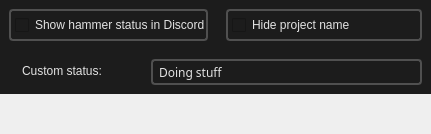
     <widget class="QWidget" name="Discord_status">
      <attribute name="title">
       <string>Discord Status</string>
      </attribute>
      <layout class="QVBoxLayout" name="verticalLayout_3">
       <property name="spacing">
        <number>0</number>
       </property>
       <property name="leftMargin">
        <number>0</number>
       </property>
       <property name="topMargin">
        <number>0</number>
       </property>
       <property name="rightMargin">
        <number>0</number>
       </property>
       <property name="bottomMargin">
        <number>0</number>
       </property>
       <item>
        <widget class="QFrame" name="frame_7">
         <property name="enabled">
          <bool>true</bool>
         </property>
         <property name="styleSheet">
          <string notr="true">background-color: #1C1C1C;</string>
         </property>
         <property name="frameShape">
          <enum>QFrame::Shape::NoFrame</enum>
         </property>
         <property name="frameShadow">
          <enum>QFrame::Shadow::Raised</enum>
         </property>
         <layout class="QHBoxLayout" name="horizontalLayout_5">
          <property name="spacing">
           <number>18</number>
          </property>
          <property name="leftMargin">
           <number>9</number>
          </property>
          <property name="topMargin">
           <number>9</number>
          </property>
          <property name="rightMargin">
           <number>9</number>
          </property>
          <property name="bottomMargin">
           <number>9</number>
          </property>
          <item>
           <widget class="QCheckBox" name="checkBox_show_in_hammer_discord_status">
            <property name="minimumSize">
             <size>
              <width>96</width>
              <height>32</height>
             </size>
            </property>
            <property name="layoutDirection">
             <enum>Qt::LayoutDirection::LeftToRight</enum>
            </property>
            <property name="styleSheet">
             <string notr="true">QCheckBox {
    font: 580 10pt &quot;Segoe UI&quot;;
    border: 2px solid black;
    border-radius: 4px;
    border-color: rgba(80, 80, 80, 255);
    height:18px;
    padding-top: 2px;
    padding-bottom:2px;
    color: #E3E3E3;
    background-color: #1C1C1C;
    padding-left: 4px;
}

QCheckBox::indicator:unchecked {
    image: url(://icons/check_box_outline_blank_16dp_9D9D9D_FILL0_wght400_GRAD0_opsz20.svg);
}

QCheckBox::indicator:checked {
    image: url(://icons/select_check_box_16dp_9D9D9D_FILL0_wght400_GRAD0_opsz20.svg);
}

/* -------------------------- */


QCheckBox:hover {
    background-color: #414956;
    color: white;
}</string>
            </property>
            <property name="text">
             <string>Show hammer status in Discord</string>
            </property>
            <property name="tristate">
             <bool>false</bool>
            </property>
           </widget>
          </item>
          <item>
           <widget class="QCheckBox" name="checkBox_hide_project_name_discord_status">
            <property name="minimumSize">
             <size>
              <width>196</width>
              <height>32</height>
             </size>
            </property>
            <property name="styleSheet">
             <string notr="true">QCheckBox {
    font: 580 10pt &quot;Segoe UI&quot;;
    border: 2px solid black;
    border-radius: 4px;
    border-color: rgba(80, 80, 80, 255);
    height:18px;
    padding-top: 2px;
    padding-bottom:2px;
    color: #E3E3E3;
    background-color: #1C1C1C;
    padding-left: 4px;
}

QCheckBox::indicator:unchecked {
    image: url(://icons/check_box_outline_blank_16dp_9D9D9D_FILL0_wght400_GRAD0_opsz20.svg);
}

QCheckBox::indicator:checked {
    image: url(://icons/select_check_box_16dp_9D9D9D_FILL0_wght400_GRAD0_opsz20.svg);
}

/* -------------------------- */


QCheckBox:hover {
    background-color: #414956;
    color: white;
}</string>
            </property>
            <property name="text">
             <string>Hide project name</string>
            </property>
           </widget>
          </item>
         </layout>
        </widget>
       </item>
       <item>
        <widget class="QFrame" name="frame_13">
         <property name="frameShape">
          <enum>QFrame::Shape::NoFrame</enum>
         </property>
         <property name="frameShadow">
          <enum>QFrame::Shadow::Raised</enum>
         </property>
         <layout class="QHBoxLayout" name="horizontalLayout_15">
          <property name="spacing">
           <number>0</number>
          </property>
          <property name="leftMargin">
           <number>0</number>
          </property>
          <property name="topMargin">
           <number>0</number>
          </property>
          <property name="rightMargin">
           <number>0</number>
          </property>
          <property name="bottomMargin">
           <number>0</number>
          </property>
          <item>
           <widget class="QFrame" name="frame_9">
            <property name="maximumSize">
             <size>
              <width>16777215</width>
              <height>48</height>
             </size>
            </property>
            <property name="styleSheet">
             <string notr="true">background-color: #1C1C1C;</string>
            </property>
            <property name="frameShape">
             <enum>QFrame::Shape::NoFrame</enum>
            </property>
            <property name="frameShadow">
             <enum>QFrame::Shadow::Raised</enum>
            </property>
            <layout class="QHBoxLayout" name="horizontalLayout_13">
             <item>
              <widget class="QFrame" name="frame_12">
               <property name="styleSheet">
                <string notr="true">border:0px;</string>
               </property>
               <property name="frameShape">
                <enum>QFrame::Shape::StyledPanel</enum>
               </property>
               <property name="frameShadow">
                <enum>QFrame::Shadow::Raised</enum>
               </property>
               <layout class="QHBoxLayout" name="horizontalLayout_14">
                <property name="leftMargin">
                 <number>0</number>
                </property>
                <property name="topMargin">
                 <number>0</number>
                </property>
                <property name="rightMargin">
                 <number>0</number>
                </property>
                <property name="bottomMargin">
                 <number>0</number>
                </property>
               </layout>
              </widget>
             </item>
             <item>
              <widget class="QLabel" name="label_12">
               <property name="minimumSize">
                <size>
                 <width>130</width>
                 <height>0</height>
                </size>
               </property>
               <property name="maximumSize">
                <size>
                 <width>130</width>
                 <height>16777215</height>
                </size>
               </property>
               <property name="styleSheet">
                <string notr="true">        font: 580 10pt &quot;Segoe UI&quot;;
        padding-top: 2px;
        padding-bottom:2px;
        padding-left: 4px;
        padding-right: 4px;
        color: #E3E3E3;</string>
               </property>
               <property name="text">
                <string>Custom status:</string>
               </property>
               <property name="alignment">
                <set>Qt::AlignmentFlag::AlignLeading|Qt::AlignmentFlag::AlignLeft|Qt::AlignmentFlag::AlignTop</set>
               </property>
              </widget>
             </item>
             <item>
              <widget class="QLineEdit" name="editline_custom_discord_status">
               <property name="styleSheet">
                <string notr="true">    QLineEdit {
        font-family: Sergo UI;
        color: #9D9D9D;
    }

    /* QPushButton default and hover styles */
    QLineEdit {

        font: 580 10pt &quot;Segoe UI&quot;;
        border: 2px solid black;
        border-radius: 4px;
        border-color: rgba(80, 80, 80, 255);
        height:18px;
        padding-top: 2px;
        padding-bottom:2px;
        padding-left: 4px;
        padding-right: 4px;
        color: #E3E3E3;
        background-color: #1C1C1C;
    }
    QLineEdit:hover {
        background-color: #414956;
        color: white;
    }
    QLineEdit:pressed {
        background-color: red;
        background-color: #1C1C1C;
        margin: 1 px;
        margin-left: 2px;
        margin-right: 2px;
        font: 580 9pt &quot;Segoe UI&quot;;

    }</string>
               </property>
               <property name="text">
                <string>Doing stuff</string>
               </property>
               <property name="alignment">
                <set>Qt::AlignmentFlag::AlignLeading|Qt::AlignmentFlag::AlignLeft|Qt::AlignmentFlag::AlignTop</set>
               </property>
              </widget>
             </item>
            </layout>
           </widget>
          </item>
         </layout>
        </widget>
       </item>
       <item>
        <widget class="QFrame" name="frame_14">
         <property name="frameShape">
          <enum>QFrame::Shape::NoFrame</enum>
         </property>
         <property name="frameShadow">
          <enum>QFrame::Shadow::Raised</enum>
         </property>
         <layout class="QHBoxLayout" name="horizontalLayout_16">
          <property name="spacing">
           <number>0</number>
          </property>
          <property name="leftMargin">
           <number>0</number>
          </property>
          <property name="topMargin">
           <number>0</number>
          </property>
          <property name="rightMargin">
           <number>0</number>
          </property>
          <property name="bottomMargin">
           <number>0</number>
          </property>
         </layout>
        </widget>
       </item>
       <item>
        <spacer name="verticalSpacer_2">
         <property name="orientation">
          <enum>Qt::Orientation::Vertical</enum>
         </property>
         <property name="sizeHint" stdset="0">
          <size>
           <width>20</width>
           <height>40</height>
          </size>
         </property>
        </spacer>
       </item>
      </layout>
     </widget>
